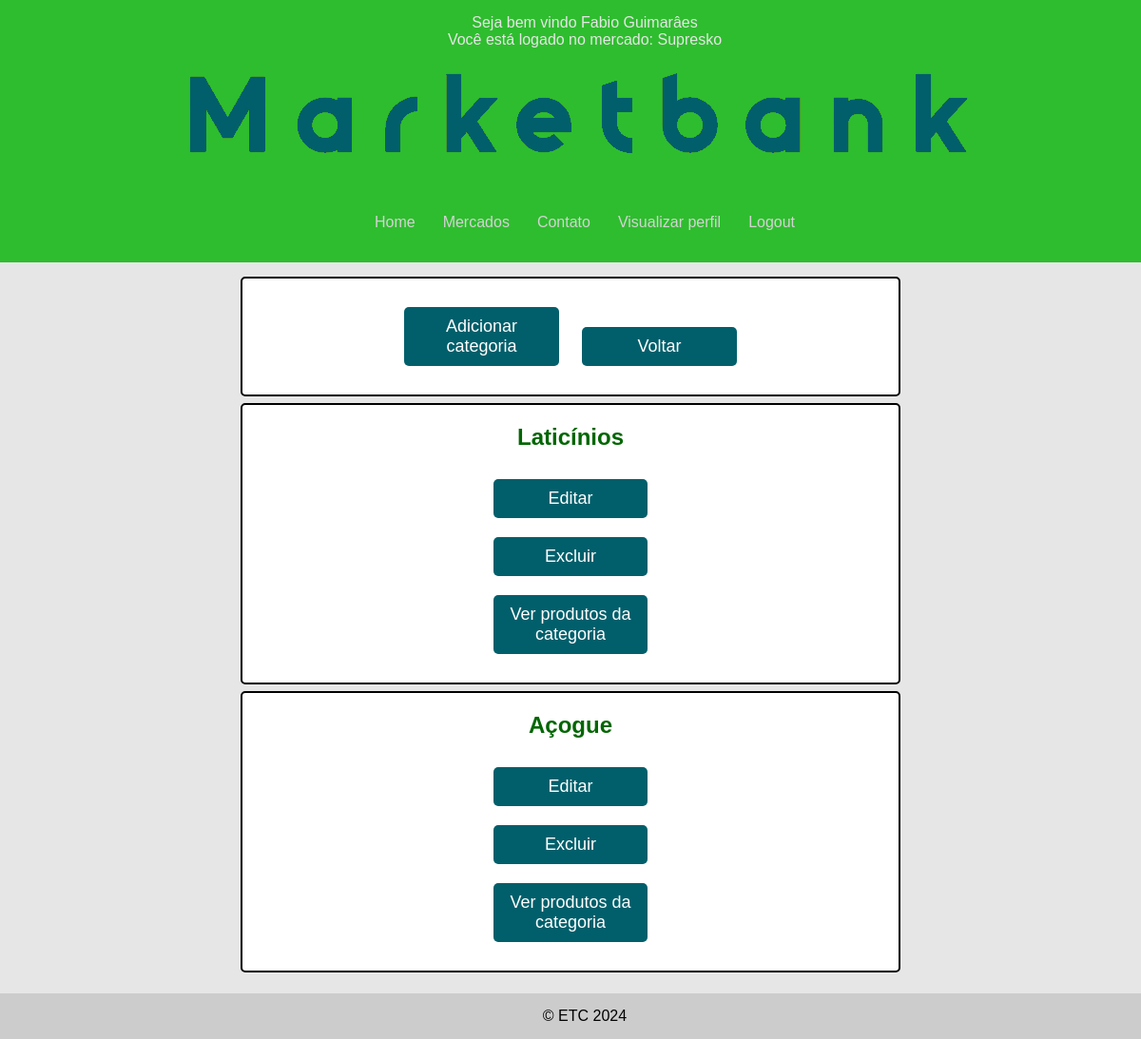
Page /CRUD/read-filtro.php (signed in) on the earlier database version.
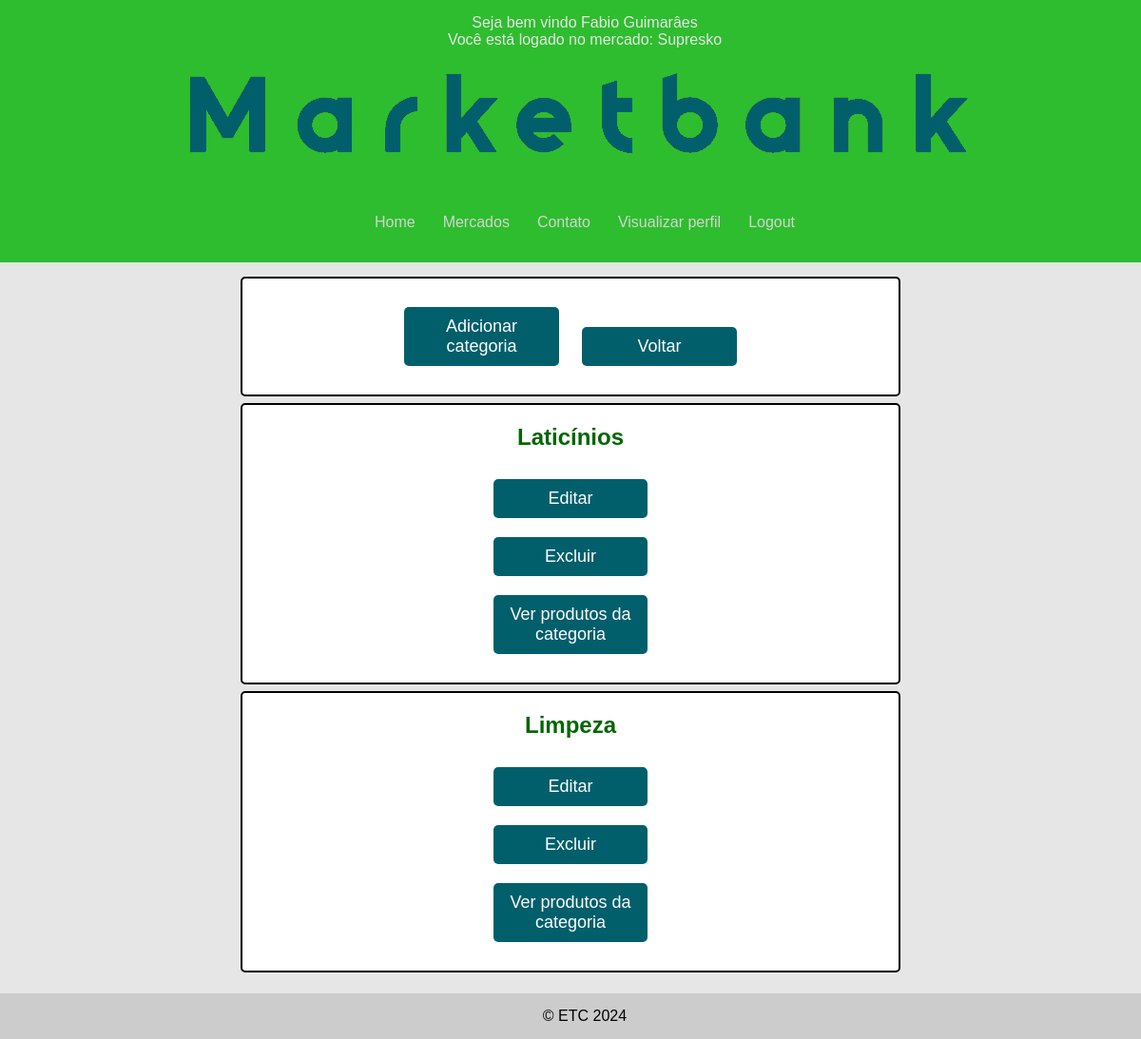
Same page on the later database version.
### tables this page shows
CREATE TABLE IF NOT EXISTS `filtroproduto` (
  `id_filtro` INT(11) NOT NULL AUTO_INCREMENT,
  `nomeFiltro` VARCHAR(45) NOT NULL,
  `id_mercado` INT(11) NOT NULL,
  PRIMARY KEY (`id_filtro`),
  INDEX `id_mercado` (`id_mercado` ASC),
  CONSTRAINT `filtroProduto_ibfk_1`
    FOREIGN KEY (`id_mercado`)
    REFERENCES `mercado` (`id_mercado`)
);

### func/func.php (called while the page is built, shortened)
<?php
function mercadoEstaLogado()
{
    return isset($_SESSION['usuario']) && $_SESSION['usuario']['tipo'] == 'dono';
}

### model/filtroProdutoDAO.php (called while the page is built, shortened)
<?php
class filtroProdutoDAO{
    private $conn;
    public function __construct($conn){
        $this->conn = $conn;
    }
    public function getAllFiltroByIdMercado($id_mercado){
        $query = "SELECT * FROM filtroproduto WHERE id_mercado = :id_mercado;";
        $stmt = $this->conn->prepare($query);
        $stmt->bindValue(':id_mercado',$id_mercado,PDO::PARAM_INT);
        if($stmt->execute()){
            return $stmt->fetchAll(PDO::FETCH_ASSOC);
        }else{
            return "ocorreu um erro" . $stmt->errorInfo();
        }
    }
}

### CRUD/read-filtro.php (the view, shortened to what this page needs)
<?php
require_once '../func/func.php';
require_once '../cadastro/cadastro.php';
require_once '../model/filtroProdutoDAO.php';
$filtroProdutoDAO = new filtroProdutoDAO($conn);
require_once '../inc/cabecalho.php'; ?>
<div id="area-principal">
        <div class="postagem home">
            <div class="login-box">
                <?php if (mercadoEstaLogado()): ?>
                    <button class='button_padrao' onclick="window.location.href='../cadastro/addfiltro.php' ">Adicionar
                        categoria</button>
                    <button class='button_padrao'
                        onclick="window.location.href='../cadastro/verMeuMercado.php' ">Voltar</button>
                <?php endif ?>
            </div>
        </div>
        <?php
                $filtros = $filtroProdutoDAO->getAllFiltroByIdMercado($_SESSION['usuario']['mercado']['id_mercado']);
                if (!empty($filtros)) {
                    foreach ($filtros as $filtro) { ?>
                        <div class="postagem home">
                                <h2 style="text-align:center;">
                                    <?= ucwords($filtro['nomeFiltro']); ?>
                                </h2>
                            <div class="login-box">
                                <form action="update-filtro.php" method="POST">
                                    <button class='button_padrao' type="submit">Editar</button>
                                </form>
                                <form action="delete.php" method="POST" onsubmit="return confirmarExclusaoFiltro()">
                                    <button class='button_padrao' type="submit">Excluir</button>
                                </form>
                                <form action="read-prod-filtro.php" method="POST">
                                    <button class='button_padrao' type="submit">Ver produtos da categoria</button>
                                </form>
                            </div>
                        </div>
                    <?php }
                } else {
                    echo "<div class='postagem home'>
                    <h2>Ainda não foram inseridas categorias</h2>
                </div>";
                }
               ?>
</div>
<?php require_once '../inc/rodape.php'; ?>

Differences in the rows shown:
removed filtroproduto: nomeFiltro "Açogue"
added filtroproduto: nomeFiltro "Limpeza"
